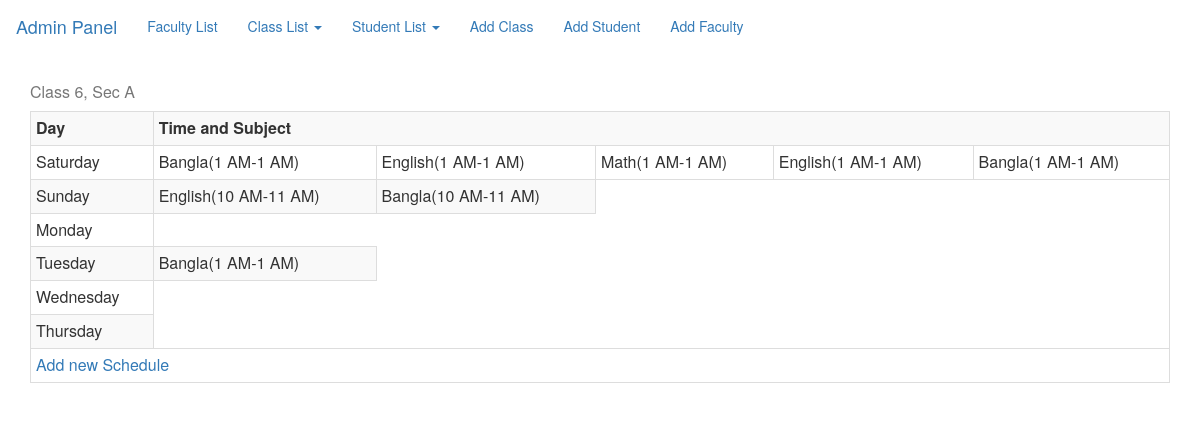
The page /class_schedule.php?id=10&sec=Sec A&class=6 on the database its author committed.
### tables this page shows
CREATE TABLE `routine` (
  `rou_id` int(11) NOT NULL,
  `cls_id` int(11) DEFAULT NULL,
  `day` char(3) DEFAULT NULL,
  `start_time` varchar(5) DEFAULT NULL,
  `end_time` varchar(5) DEFAULT NULL,
  `subject` varchar(30) NOT NULL
);

### class_schedule.php (the view, shortened to what this page needs)
<html>
   <body>
       <?php include 'navbar.php'; ?>
       <div class="container">
           <table class="table table-striped table-bordered table-hover table-condensed">
               <tr><th colspan="1">Day</th><th colspan="6">Time and Subject</th></tr>
                   <?php include('db_connection.php');
                   $cls_id = $_GET['id'];
                    $section = $_GET['sec'];
                    $class= $_GET['class'];
                   for($i = 0; $i < 6 ; $i++){
                       if($i == 0) { $day = 'sat'; $d = "Saturday";}
                       elseif($i == 1){ $day = 'sun'; $d = "Sunday";}
                       elseif($i == 2){ $day = 'mon'; $d = "Monday";}
                       elseif($i == 3){ $day = 'tue'; $d = "Tuesday";}
                       elseif($i == 4) { $day = 'wed'; $d = "Wednesday";}
                       elseif($i == 5) { $day = 'thu'; $d = "Thursday";} ?>
                       <tr><td><?=$d?></td>
                        <?php $query ="SELECT * FROM `routine` WHERE cls_id = '$cls_id' and day = '$day'";
                       if($connection){
                           $result = mysqli_query($connection,$query);
                           while($row = mysqli_fetch_assoc($result)){ ?>
                               <td><?=$row['subject']?>(<?=$row['start_time']?>-<?=$row['end_time']?>)</td>
                           <?php }
                       } ?>
               </tr>
                   <?php }
                   ?>
               <tr><td colspan="7"><a href="#myModal" data-toggle="modal" >Add new Schedule</a></td></tr>
               <caption>Class <?=$class?>, <?=$section?></caption>
           </table>
       </div>
    </body>
</html>

### rows shown on the page
routine: subject "Bangla", start_time "1 AM", end_time "1 AM"
routine: subject "English", start_time "1 AM", end_time "1 AM"
routine: subject "Math", start_time "1 AM", end_time "1 AM"
routine: subject "English", start_time "1 AM", end_time "1 AM"
routine: subject "Bangla", start_time "1 AM", end_time "1 AM"
routine: subject "English", start_time "10 AM", end_time "11 AM"
routine: subject "Bangla", start_time "10 AM", end_time "11 AM"
routine: subject "Bangla", start_time "1 AM", end_time "1 AM"

### other values the page prints
$d "Saturday"
$d "Sunday"
$d "Monday"
$d "Tuesday"
$d "Wednesday"
$d "Thursday"
$class "6"
$section "Sec A"
